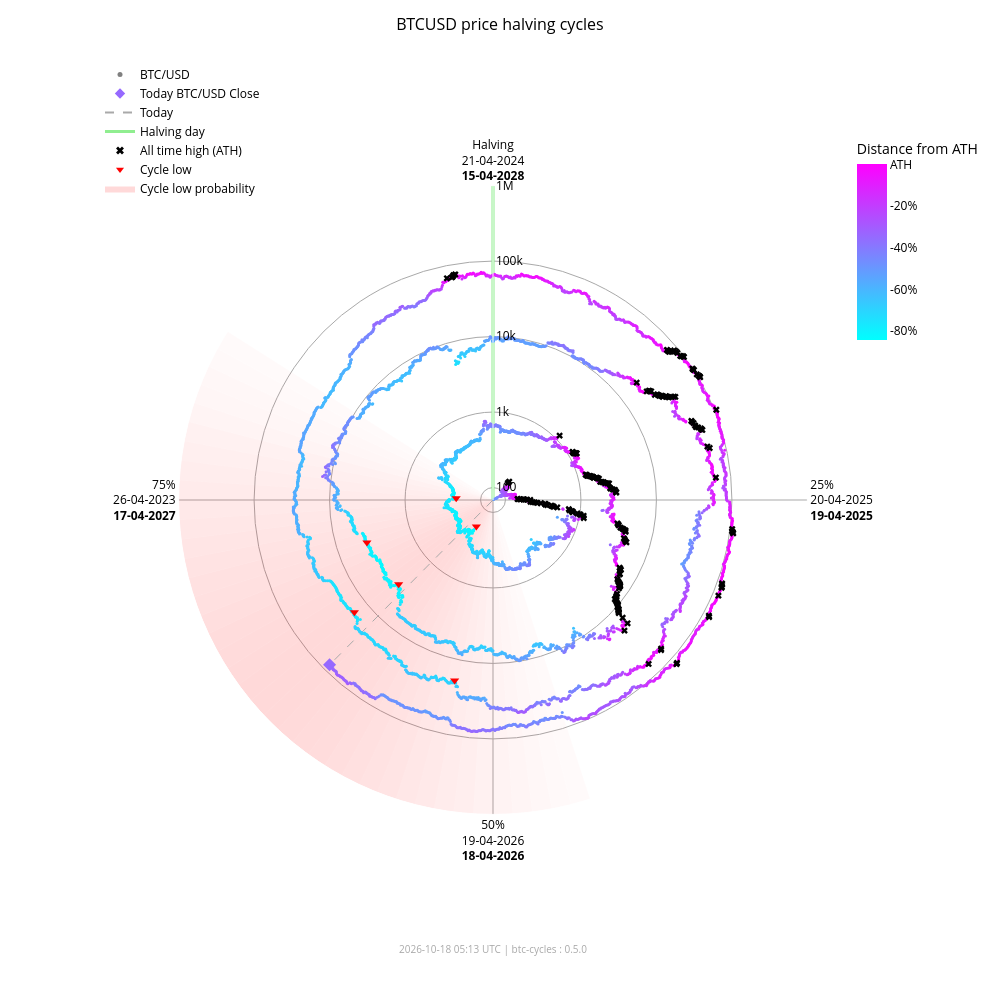

Notebook cell for this chart:
### Markdown cell above
### Interactive chart (plotly)

### Code cell
fig_interactive = btc.plot(
    kind="interactive",
    from_date="2012-11-28",
)
# plotly config for interactivity
config = {"scrollZoom": True, "displayModeBar": True}
# display in notebook
fig_interactive.show(config=config)

### Figure 1 — Plotly figure (JSON) as saved in the notebook; plotly's stock layout.template omitted (floating-point values rounded to 4 significant figures; data arrays with more than 128 entries replaced by an {"elided": "..."} marker saying what was removed)
{"data": [{"fill": "toself", "fillcolor": "rgba(255,0,0,0.018306980149439524)", "hoverinfo": "skip", "line": {"width": 0}, "mode": "lines", "r": [68.43, 1000000, 1000000, 68.43, 68.43], "showlegend": false, "theta": [162.0, 162.0, 165.6, 165.6, 162.0], "type": "scatterpolar"}, {"fill": "toself", "fillcolor": "rgba(255,0,0,0.02405911634527998)", "hoverinfo": "skip", "line": {"width": 0}, "mode": "lines", "r": [68.43, 1000000, 1000000, 68.43, 68.43], "showlegend": false, "theta": [165.6, 165.6, 169.2, 169.2, 165.6], "type": "scatterpolar"}, {"fill": "toself", "fillcolor": "rgba(255,0,0,0.030803449372254352)", "hoverinfo": "skip", "line": {"width": 0}, "mode": "lines", "r": [68.43, 1000000, 1000000, 68.43, 68.43], "showlegend": false, "theta": [169.2, 169.2, 172.8, 172.8, 169.2], "type": "scatterpolar"}, {"fill": "toself", "fillcolor": "rgba(255,0,0,0.03847233586005252)", "hoverinfo": "skip", "line": {"width": 0}, "mode": "lines", "r": [68.43, 1000000, 1000000, 68.43, 68.43], "showlegend": false, "theta": [172.8, 172.8, 176.4, 176.4, 172.8], "type": "scatterpolar"}, {"fill": "toself", "fillcolor": "rgba(255,0,0,0.04694405159551339)", "hoverinfo": "skip", "line": {"width": 0}, "mode": "lines", "r": [68.43, 1000000, 1000000, 68.43, 68.43], "showlegend": false, "theta": [176.4, 176.4, 180.0, 180.0, 176.4], "type": "scatterpolar"}, {"fill": "toself", "fillcolor": "rgba(255,0,0,0.05605603979818329)", "hoverinfo": "skip", "line": {"width": 0}, "mode": "lines", "r": [68.43, 1000000, 1000000, 68.43, 68.43], "showlegend": false, "theta": [180.0, 180.0, 183.6, 183.6, 180.0], "type": "scatterpolar"}, {"fill": "toself", "fillcolor": "rgba(255,0,0,0.06562330627802694)", "hoverinfo": "skip", "line": {"width": 0}, "mode": "lines", "r": [68.43, 1000000, 1000000, 68.43, 68.43], "showlegend": false, "theta": [183.6, 183.6, 187.2, 187.2, 183.6], "type": "scatterpolar"}, {"fill": "toself", "fillcolor": "rgba(255,0,0,0.07545707932574237)", "hoverinfo": "skip", "line": {"width": 0}, "mode": "lines", "r": [68.43, 1000000, 1000000, 68.43, 68.43], "showlegend": false, "theta": [187.2, 187.2, 190.8, 190.8, 187.2], "type": "scatterpolar"}, {"fill": "toself", "fillcolor": "rgba(255,0,0,0.08537841060169407)", "hoverinfo": "skip", "line": {"width": 0}, "mode": "lines", "r": [68.43, 1000000, 1000000, 68.43, 68.43], "showlegend": false, "theta": [190.8, 190.8, 194.4, 194.4, 190.8], "type": "scatterpolar"}, {"fill": "toself", "fillcolor": "rgba(255,0,0,0.09522272137134848)", "hoverinfo": "skip", "line": {"width": 0}, "mode": "lines", "r": [68.43, 1000000, 1000000, 68.43, 68.43], "showlegend": false, "theta": [194.4, 194.4, 198.0, 198.0, 194.4], "type": "scatterpolar"}, {"fill": "toself", "fillcolor": "rgba(255,0,0,0.10483418800389058)", "hoverinfo": "skip", "line": {"width": 0}, "mode": "lines", "r": [68.43, 1000000, 1000000, 68.43, 68.43], "showlegend": false, "theta": [198.0, 198.0, 201.6, 201.6, 198.0], "type": "scatterpolar"}, {"fill": "toself", "fillcolor": "rgba(255,0,0,0.11405248627197925)", "hoverinfo": "skip", "line": {"width": 0}, "mode": "lines", "r": [68.43, 1000000, 1000000, 68.43, 68.43], "showlegend": false, "theta": [201.6, 201.6, 205.2, 205.2, 201.6], "type": "scatterpolar"}, {"fill": "toself", "fillcolor": "rgba(255,0,0,0.12269756305009562)", "hoverinfo": "skip", "line": {"width": 0}, "mode": "lines", "r": [68.43, 1000000, 1000000, 68.43, 68.43], "showlegend": false, "theta": [205.2, 205.2, 208.8, 208.8, 205.2], "type": "scatterpolar"}, {"fill": "toself", "fillcolor": "rgba(255,0,0,0.13055959037792858)", "hoverinfo": "skip", "line": {"width": 0}, "mode": "lines", "r": [68.43, 1000000, 1000000, 68.43, 68.43], "showlegend": false, "theta": [208.8, 208.8, 212.4, 212.4, 208.8], "type": "scatterpolar"}, {"fill": "toself", "fillcolor": "rgba(255,0,0,0.13740037014073872)", "hoverinfo": "skip", "line": {"width": 0}, "mode": "lines", "r": [68.43, 1000000, 1000000, 68.43, 68.43], "showlegend": false, "theta": [212.4, 212.4, 216.0, 216.0, 212.4], "type": "scatterpolar"}, {"fill": "toself", "fillcolor": "rgba(255,0,0,0.14296927208088228)", "hoverinfo": "skip", "line": {"width": 0}, "mode": "lines", "r": [68.43, 1000000, 1000000, 68.43, 68.43], "showlegend": false, "theta": [216.0, 216.0, 219.6, 219.6, 216.0], "type": "scatterpolar"}, {"fill": "toself", "fillcolor": "rgba(255,0,0,0.14703219887325494)", "hoverinfo": "skip", "line": {"width": 0}, "mode": "lines", "r": [68.43, 1000000, 1000000, 68.43, 68.43], "showlegend": false, "theta": [219.6, 219.6, 223.2, 223.2, 219.6], "type": "scatterpolar"}, {"fill": "toself", "fillcolor": "rgba(255,0,0,0.14940752827264187)", "hoverinfo": "skip", "line": {"width": 0}, "mode": "lines", "r": [68.43, 1000000, 1000000, 68.43, 68.43], "showlegend": false, "theta": [223.2, 223.2, 226.8, 226.8, 223.2], "type": "scatterpolar"}, {"fill": "toself", "fillcolor": "rgba(255,0,0,0.15)", "hoverinfo": "skip", "line": {"width": 0}, "mode": "lines", "r": [68.43, 1000000, 1000000, 68.43, 68.43], "showlegend": false, "theta": [226.8, 226.8, 230.4, 230.4, 226.8], "type": "scatterpolar"}, {"fill": "toself", "fillcolor": "rgba(255,0,0,0.14882314851976614)", "hoverinfo": "skip", "line": {"width": 0}, "mode": "lines", "r": [68.43, 1000000, 1000000, 68.43, 68.43], "showlegend": false, "theta": [230.4, 230.4, 234.0, 234.0, 230.4], "type": "scatterpolar"}, {"fill": "toself", "fillcolor": "rgba(255,0,0,0.14600334989350275)", "hoverinfo": "skip", "line": {"width": 0}, "mode": "lines", "r": [68.43, 1000000, 1000000, 68.43, 68.43], "showlegend": false, "theta": [234.0, 234.0, 237.6, 237.6, 234.0], "type": "scatterpolar"}, {"fill": "toself", "fillcolor": "rgba(255,0,0,0.14176315293000513)", "hoverinfo": "skip", "line": {"width": 0}, "mode": "lines", "r": [68.43, 1000000, 1000000, 68.43, 68.43], "showlegend": false, "theta": [237.6, 237.6, 241.2, 241.2, 237.6], "type": "scatterpolar"}, {"fill": "toself", "fillcolor": "rgba(255,0,0,0.1363869302869166)", "hoverinfo": "skip", "line": {"width": 0}, "mode": "lines", "r": [68.43, 1000000, 1000000, 68.43, 68.43], "showlegend": false, "theta": [241.2, 241.2, 244.8, 244.8, 241.2], "type": "scatterpolar"}, {"fill": "toself", "fillcolor": "rgba(255,0,0,0.13017643696734477)", "hoverinfo": "skip", "line": {"width": 0}, "mode": "lines", "r": [68.43, 1000000, 1000000, 68.43, 68.43], "showlegend": false, "theta": [244.8, 244.8, 248.4, 248.4, 244.8], "type": "scatterpolar"}, {"fill": "toself", "fillcolor": "rgba(255,0,0,0.1234063302665758)", "hoverinfo": "skip", "line": {"width": 0}, "mode": "lines", "r": [68.43, 1000000, 1000000, 68.43, 68.43], "showlegend": false, "theta": [248.4, 248.4, 252.0, 252.0, 248.4], "type": "scatterpolar"}, {"fill": "toself", "fillcolor": "rgba(255,0,0,0.11628949020714345)", "hoverinfo": "skip", "line": {"width": 0}, "mode": "lines", "r": [68.43, 1000000, 1000000, 68.43, 68.43], "showlegend": false, "theta": [252.0, 252.0, 255.6, 255.6, 252.0], "type": "scatterpolar"}, {"fill": "toself", "fillcolor": "rgba(255,0,0,0.108959277972535)", "hoverinfo": "skip", "line": {"width": 0}, "mode": "lines", "r": [68.43, 1000000, 1000000, 68.43, 68.43], "showlegend": false, "theta": [255.6, 255.6, 259.2, 259.2, 255.6], "type": "scatterpolar"}, {"fill": "toself", "fillcolor": "rgba(255,0,0,0.1014715299920515)", "hoverinfo": "skip", "line": {"width": 0}, "mode": "lines", "r": [68.43, 1000000, 1000000, 68.43, 68.43], "showlegend": false, "theta": [259.2, 259.2, 262.8, 262.8, 259.2], "type": "scatterpolar"}, {"fill": "toself", "fillcolor": "rgba(255,0,0,0.09382430417652897)", "hoverinfo": "skip", "line": {"width": 0}, "mode": "lines", "r": [68.43, 1000000, 1000000, 68.43, 68.43], "showlegend": false, "theta": [262.8, 262.8, 266.4, 266.4, 262.8], "type": "scatterpolar"}, {"fill": "toself", "fillcolor": "rgba(255,0,0,0.08598937207621672)", "hoverinfo": "skip", "line": {"width": 0}, "mode": "lines", "r": [68.43, 1000000, 1000000, 68.43, 68.43], "showlegend": false, "theta": [266.4, 266.4, 270.0, 270.0, 266.4], "type": "scatterpolar"}, {"fill": "toself", "fillcolor": "rgba(255,0,0,0.07794710108398434)", "hoverinfo": "skip", "line": {"width": 0}, "mode": "lines", "r": [68.43, 1000000, 1000000, 68.43, 68.43], "showlegend": false, "theta": [270.0, 270.0, 273.6, 273.6, 270.0], "type": "scatterpolar"}, {"fill": "toself", "fillcolor": "rgba(255,0,0,0.06971614429145927)", "hoverinfo": "skip", "line": {"width": 0}, "mode": "lines", "r": [68.43, 1000000, 1000000, 68.43, 68.43], "showlegend": false, "theta": [273.6, 273.6, 277.2, 277.2, 273.6], "type": "scatterpolar"}, {"fill": "toself", "fillcolor": "rgba(255,0,0,0.061371174705723626)", "hoverinfo": "skip", "line": {"width": 0}, "mode": "lines", "r": [68.43, 1000000, 1000000, 68.43, 68.43], "showlegend": false, "theta": [277.2, 277.2, 280.8, 280.8, 277.2], "type": "scatterpolar"}, {"fill": "toself", "fillcolor": "rgba(255,0,0,0.05304520605236535)", "hoverinfo": "skip", "line": {"width": 0}, "mode": "lines", "r": [68.43, 1000000, 1000000, 68.43, 68.43], "showlegend": false, "theta": [280.8, 280.8, 284.4, 284.4, 280.8], "type": "scatterpolar"}, {"fill": "toself", "fillcolor": "rgba(255,0,0,0.044916938988340704)", "hoverinfo": "skip", "line": {"width": 0}, "mode": "lines", "r": [68.43, 1000000, 1000000, 68.43, 68.43], "showlegend": false, "theta": [284.4, 284.4, 288.0, 288.0, 284.4], "type": "scatterpolar"}, {"fill": "toself", "fillcolor": "rgba(255,0,0,0.0371870550186571)", "hoverinfo": "skip", "line": {"width": 0}, "mode": "lines", "r": [68.43, 1000000, 1000000, 68.43, 68.43], "showlegend": false, "theta": [288.0, 288.0, 291.6, 291.6, 288.0], "type": "scatterpolar"}, {"fill": "toself", "fillcolor": "rgba(255,0,0,0.030049603184432498)", "hoverinfo": "skip", "line": {"width": 0}, "mode": "lines", "r": [68.43, 1000000, 1000000, 68.43, 68.43], "showlegend": false, "theta": [291.6, 291.6, 295.2, 295.2, 291.6], "type": "scatterpolar"}, {"fill": "toself", "fillcolor": "rgba(255,0,0,0.023665126797805223)", "hoverinfo": "skip", "line": {"width": 0}, "mode": "lines", "r": [68.43, 1000000, 1000000, 68.43, 68.43], "showlegend": false, "theta": [295.2, 295.2, 298.8, 298.8, 295.2], "type": "scatterpolar"}, {"fill": "toself", "fillcolor": "rgba(255,0,0,0.018141004067302662)", "hoverinfo": "skip", "line": {"width": 0}, "mode": "lines", "r": [68.43, 1000000, 1000000, 68.43, 68.43], "showlegend": false, "theta": [298.8, 298.8, 302.4, 302.4, 298.8], "type": "scatterpolar"}, {"hoverinfo": "skip", "line": {"color": "darkgrey", "dash": "dash", "width": 1}, "mode": "lines", "r": [68.43, 81380.0], "showlegend": false, "theta": [224.8, 224.8], "type": "scatterpolar"}, {"hoverinfo": "skip", "line": {"color": "lightgreen", "width": 3}, "mode": "lines", "r": [68.43, 1000000], "showlegend": false, "theta": [0, 0], "type": "scatterpolar"}, {"hoverinfo": "text", "marker": {"color": {"elided": "4922 str values"}, "size": 3}, "mode": "markers", "r": {"elided": "4922 float values"}, "showlegend": false, "text": {"elided": "4922 str values"}, "theta": {"elided": "4922 float values"}, "type": "scatterpolar"}, {"hoverinfo": "text", "marker": {"color": "#9669ff", "size": 10, "symbol": "diamond"}, "mode": "markers", "r": [81380.0], "showlegend": false, "text": ["Today<br>Date: 2026-10-17<br>Price: $81,382.15"], "theta": [224.8], "type": "scatterpolar"}, {"hoverinfo": "text", "marker": {"color": "black", "size": 6, "symbol": "x"}, "mode": "markers", "r": {"elided": "182 float values"}, "showlegend": false, "text": {"elided": "182 str values"}, "theta": {"elided": "182 float values"}, "type": "scatterpolar"}, {"hoverinfo": "text", "marker": {"color": "red", "size": 8, "symbol": "triangle-down"}, "mode": "markers", "r": [178.1, 210.5, 3237.0, 3961.0, 19020.0, 15790.0], "showlegend": false, "text": ["Cycle Low<br>Date: 2015-01-14<br>Price: $178.10<br>ATH distance: -84.5%", "Cycle Low<br>Date: 2015-08-24<br>Price: $210.49<br>ATH distance: -81.7%", "Cycle Low<br>Date: 2018-12-15<br>Price: $3,236.76<br>ATH distance: -83.4%", "Cycle Low<br>Date: 2019-03-15<br>Price: $3,960.91<br>ATH distance: -79.7%", "Cycle Low<br>Date: 2022-06-18<br>Price: $19,017.64<br>ATH distance: -71.9%", "Cycle Low<br>Date: 2022-11-21<br>Price: $15,787.28<br>ATH distance: -76.6%"], "theta": [212.1, 272.7, 228.3, 251.4, 192.0, 231.0], "type": "scatterpolar"}, {"marker": {"color": "grey", "size": 5}, "mode": "markers", "name": "BTC/USD", "r": [null], "theta": [null], "type": "scatterpolar"}, {"marker": {"color": "#9669ff", "size": 8, "symbol": "diamond"}, "mode": "markers", "name": "Today BTC/USD Close", "r": [null], "theta": [null], "type": "scatterpolar"}, {"line": {"color": "darkgrey", "dash": "dash"}, "mode": "lines", "name": "Today", "r": [null], "theta": [null], "type": "scatterpolar"}, {"line": {"color": "lightgreen", "width": 3}, "mode": "lines", "name": "Halving day", "r": [null], "theta": [null], "type": "scatterpolar"}, {"marker": {"color": "black", "size": 7, "symbol": "x"}, "mode": "markers", "name": "All time high (ATH)", "r": [null], "theta": [null], "type": "scatterpolar"}, {"marker": {"color": "red", "size": 7, "symbol": "triangle-down"}, "mode": "markers", "name": "Cycle low", "r": [null], "theta": [null], "type": "scatterpolar"}, {"fill": "toself", "fillcolor": "rgba(255,0,0,0.15)", "line": {"width": 0}, "mode": "lines", "name": "Cycle low probability", "r": [null], "theta": [null], "type": "scatterpolar"}, {"hoverinfo": "skip", "marker": {"cmax": 0, "cmin": -0.8453, "color": [0], "colorbar": {"len": 0.25, "ticktext": ["ATH", "-20%", "-40%", "-60%", "-80%", "-100%"], "tickvals": [0, -0.2, -0.4, -0.6, -0.8, -1.0], "title": {"text": "Distance from ATH"}, "x": 0.95, "y": 0.92, "yanchor": "top"}, "colorscale": {"elided": "256x2 mixed values"}, "showscale": true, "size": 0}, "mode": "markers", "r": [null], "showlegend": false, "theta": [null], "type": "scatterpolar"}], "layout": {"annotations": [{"font": {"color": "darkgrey", "size": 10}, "showarrow": false, "text": "2026-10-18 05:13 UTC | btc-cycles : 0.5.0", "x": 0.5, "xref": "paper", "y": -0.02, "yref": "paper"}], "font": {"color": "black"}, "height": 1000, "legend": {"bgcolor": "rgba(0,0,0,0)", "font": {"color": "black"}, "x": 0.0, "y": 1.0}, "margin": {"b": 60, "l": 100, "r": 80, "t": 60}, "paper_bgcolor": "white", "plot_bgcolor": "white", "polar": {"angularaxis": {"color": "black", "direction": "clockwise", "gridcolor": "darkgrey", "rotation": 90, "ticktext": ["Halving<br>21-04-2024<br><b>15-04-2028</b>", "25%<br>20-04-2025<br><b>19-04-2025</b>", "50%<br>19-04-2026<br><b>18-04-2026</b>", "75%<br>26-04-2023<br><b>17-04-2027</b>"], "tickvals": [0, 90, 180, 270]}, "bgcolor": "white", "domain": {"x": [0.1, 0.9], "y": [0.05, 0.95]}, "radialaxis": {"angle": 90, "color": "black", "gridcolor": "darkgrey", "range": [1.835, 6.0], "tickangle": 90, "ticktext": ["100", "1k", "10k", "100k", "1M"], "tickvals": [100, 1000, 10000, 100000, 1000000], "type": "log"}}, "title": {"font": {"color": "black", "size": 16}, "text": "BTCUSD price halving cycles", "x": 0.5}, "width": 1000}}
